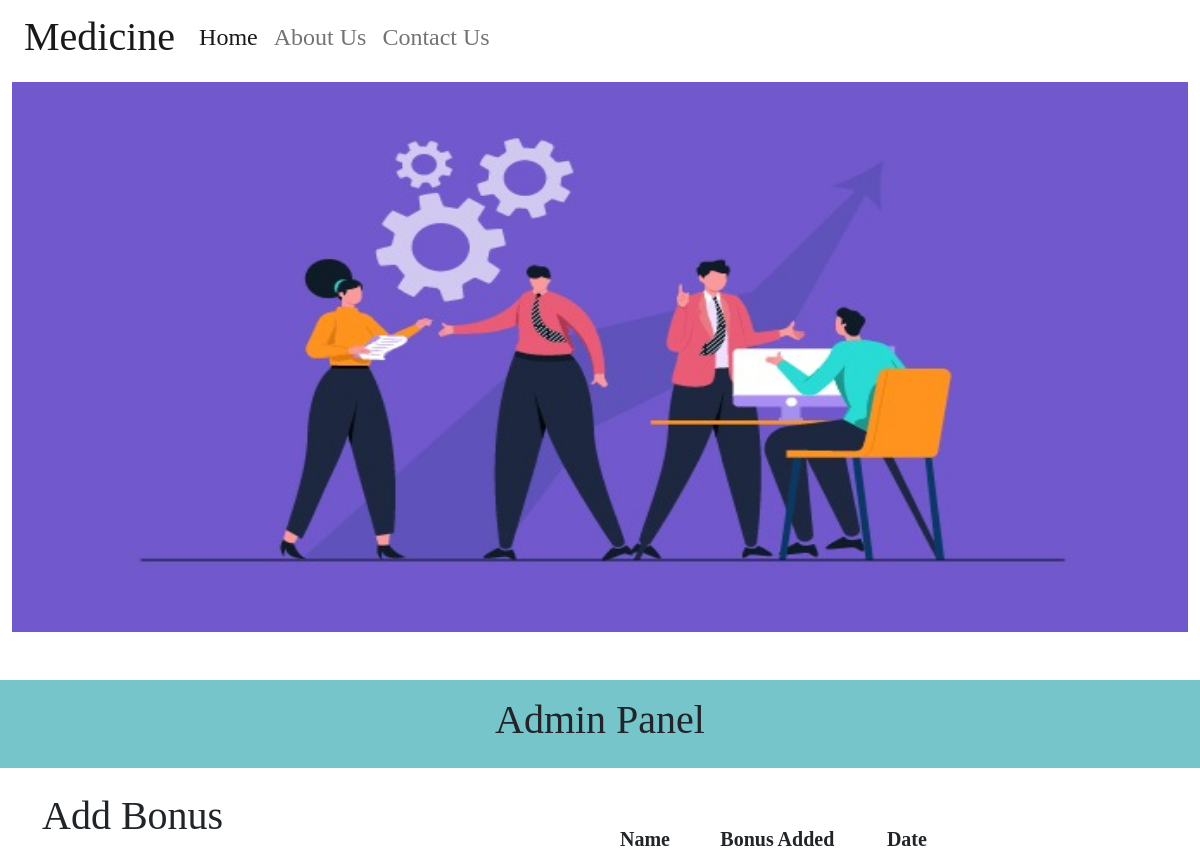
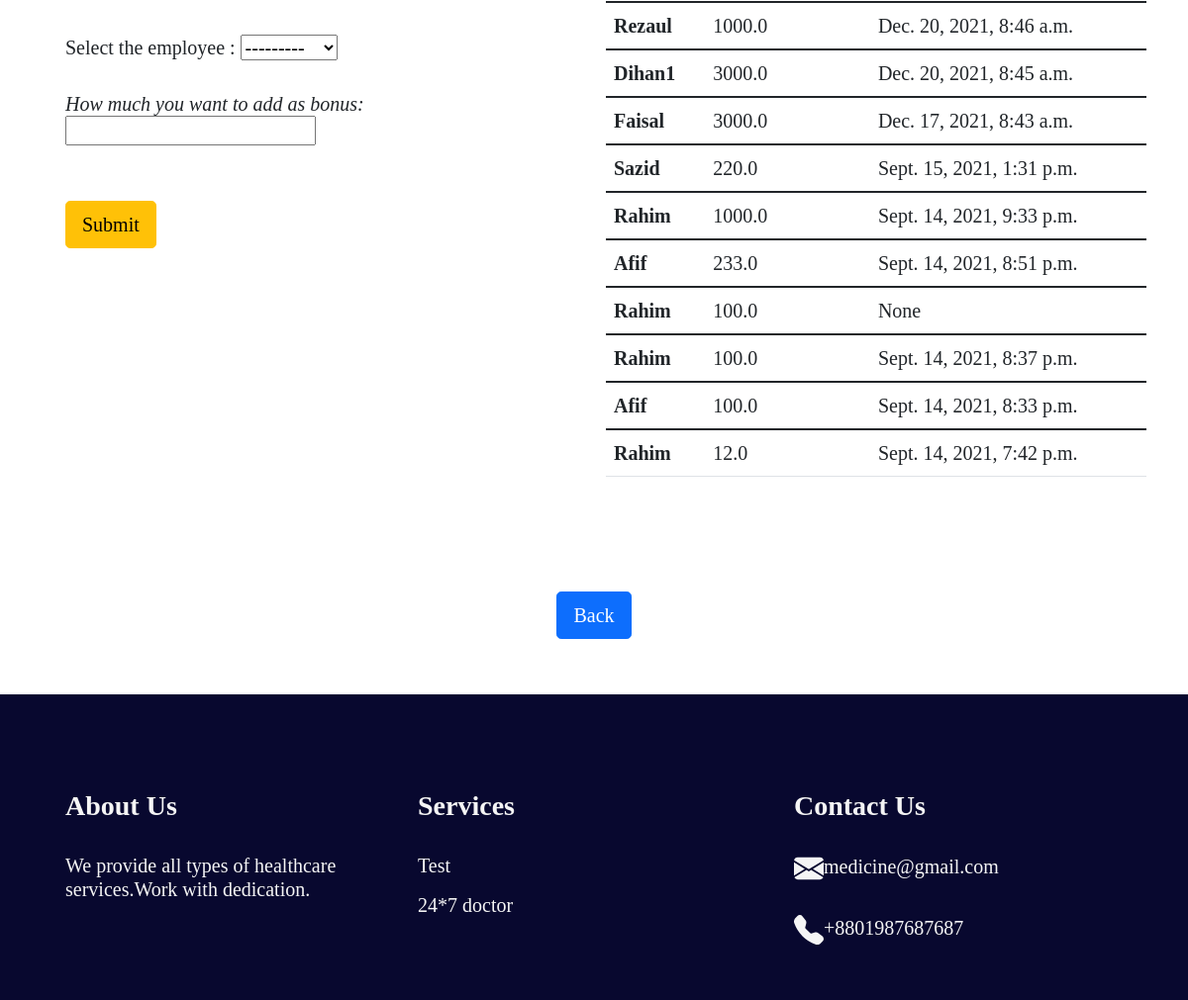
The page /addbonus on the database its author committed (2 pictures, top to bottom).
### Accounts/models.py (models this page shows, shortened)
class AddBonus(models.Model):
    employee=models.ForeignKey(User,on_delete=models.CASCADE,default=None)
    Bonus=models.FloatField()
    date=models.DateTimeField(auto_now_add=True, null=True)

class User(AbstractUser):
    is_admin=models.BooleanField('Is admin', default=False)
    is_employee=models.BooleanField('Is employee', default=False)
    Age=models.IntegerField(null=True,blank=True)
    Address=models.CharField(max_length=200,null=True,blank=True)
    Salary=models.IntegerField(null=True,blank=True)

### Accounts/views.py (the view)
# urls.py: path('addbonus' , views.addbonus , name='addbonus'),
def addbonus(request):
    if request.method == "POST":
        form = Addbonusform(request.POST)
        if form.is_valid():
            form.save()
            return redirect('addbonus')
    else:
            form=Addbonusform()
    bonus=AddBonus.objects.all().order_by('-id')
    context={
        'bonus': bonus,
        'form': form
    }
    return render(request,'addbonus.html',context)

### Accounts/forms.py
class Addbonusform(ModelForm):
    class Meta:
        model=AddBonus
        fields=['employee','Bonus']

### Accounts/templates/addbonus.html (shortened to what this page needs)
{% extends 'index.html' %}
{% load crispy_forms_tags %}
{% block content %}
<div class="top mt-5 py-3" style="background: rgb(117, 197, 202);">
    <h1 style="text-align: center;" > Admin Panel </h1>
    </div>
<div class="container">
    <div class="row">
        <div class="col-md-6" >
            <br>
            <h1>Add Bonus</h1>
             <br>
             <br>
             <div class="container">
                 <form method="POST" class="uniForm">
                     <h5> Select the employee  :    {{  form.employee }}</h5>
                     <br>
                     <h5><i>How much you want to add as bonus: <br> {{ form.Bonus }} </i></h5>
                     <br>
                     <br>
                     <input type="submit" class="btn btn-warning btn-lg">
                 </form>
             </div>
         </div>
         <div class="col-md-6 py-5">
            <table class="table" style="font-size: 20px;">
                <thead>
                  <tr>
                    <th scope="col">Name</th>
                    <th scope="col">Bonus Added</th>
                    <th scope="col">Date</th>
                  </tr>
                </thead>
                {% for p in bonus %}
                <tbody>
                  <tr>
                    <th scope="row">{{ p.employee }}</th>
                    <td>{{ p.Bonus }}</td>
                    <td>{{ p.date }}</td>
                  </tr>
                </tbody>
                {% endfor %}
              </table>
         </div>
    </div>
</div>
<br>
<br>
<h1 style="text-align: center;"><a href="{% url 'admin_panel' %}" class="btn btn-primary btn-lg">Back</a></h1>
{% endblock %}

### rows shown on the page
AddBonus: employee "Rezaul", Bonus "1000.0", date "Dec. 20, 2021, 8:46 a.m."
AddBonus: employee "Dihan1", Bonus "3000.0", date "Dec. 20, 2021, 8:45 a.m."
AddBonus: employee "Faisal", Bonus "3000.0", date "Dec. 17, 2021, 8:43 a.m."
AddBonus: employee "Sazid", Bonus "220.0", date "Sept. 15, 2021, 1:31 p.m."
AddBonus: employee "Rahim", Bonus "1000.0", date "Sept. 14, 2021, 9:33 p.m."
AddBonus: employee "Afif", Bonus "233.0", date "Sept. 14, 2021, 8:51 p.m."
AddBonus: employee "Rahim", Bonus "100.0", date "None"
AddBonus: employee "Rahim", Bonus "100.0", date "Sept. 14, 2021, 8:37 p.m."
AddBonus: employee "Afif", Bonus "100.0", date "Sept. 14, 2021, 8:33 p.m."
AddBonus: employee "Rahim", Bonus "12.0", date "Sept. 14, 2021, 7:42 p.m."
